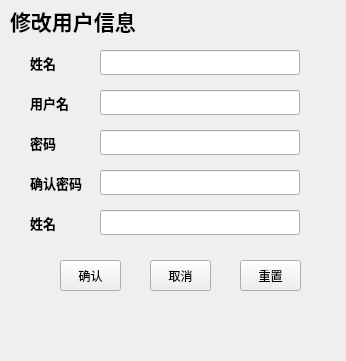
<?xml version="1.0" encoding="UTF-8"?>
<ui version="4.0">
 <class>Modify</class>
 <widget class="QWidget" name="Modify">
  <property name="geometry">
   <rect>
    <x>0</x>
    <y>0</y>
    <width>346</width>
    <height>361</height>
   </rect>
  </property>
  <property name="windowTitle">
   <string>Form</string>
  </property>
  <widget class="QLabel" name="label_6">
   <property name="geometry">
    <rect>
     <x>30</x>
     <y>210</y>
     <width>54</width>
     <height>25</height>
    </rect>
   </property>
   <property name="font">
    <font>
     <pointsize>10</pointsize>
     <weight>75</weight>
     <bold>true</bold>
    </font>
   </property>
   <property name="text">
    <string>姓名</string>
   </property>
  </widget>
  <widget class="QPushButton" name="pushButton_3">
   <property name="geometry">
    <rect>
     <x>240</x>
     <y>260</y>
     <width>61</width>
     <height>31</height>
    </rect>
   </property>
   <property name="text">
    <string>重置</string>
   </property>
  </widget>
  <widget class="QLabel" name="label_3">
   <property name="geometry">
    <rect>
     <x>30</x>
     <y>90</y>
     <width>54</width>
     <height>25</height>
    </rect>
   </property>
   <property name="font">
    <font>
     <pointsize>10</pointsize>
     <weight>75</weight>
     <bold>true</bold>
    </font>
   </property>
   <property name="text">
    <string>用户名</string>
   </property>
  </widget>
  <widget class="QLineEdit" name="lineEdit_5">
   <property name="geometry">
    <rect>
     <x>100</x>
     <y>210</y>
     <width>200</width>
     <height>25</height>
    </rect>
   </property>
  </widget>
  <widget class="QLineEdit" name="lineEdit_2">
   <property name="geometry">
    <rect>
     <x>100</x>
     <y>90</y>
     <width>200</width>
     <height>25</height>
    </rect>
   </property>
  </widget>
  <widget class="QPushButton" name="pushButton">
   <property name="geometry">
    <rect>
     <x>60</x>
     <y>260</y>
     <width>61</width>
     <height>31</height>
    </rect>
   </property>
   <property name="text">
    <string>确认</string>
   </property>
  </widget>
  <widget class="QLineEdit" name="lineEdit">
   <property name="geometry">
    <rect>
     <x>100</x>
     <y>50</y>
     <width>200</width>
     <height>25</height>
    </rect>
   </property>
  </widget>
  <widget class="QLabel" name="label_4">
   <property name="geometry">
    <rect>
     <x>30</x>
     <y>130</y>
     <width>54</width>
     <height>25</height>
    </rect>
   </property>
   <property name="font">
    <font>
     <pointsize>10</pointsize>
     <weight>75</weight>
     <bold>true</bold>
    </font>
   </property>
   <property name="text">
    <string>密码</string>
   </property>
  </widget>
  <widget class="QLineEdit" name="lineEdit_3">
   <property name="geometry">
    <rect>
     <x>100</x>
     <y>130</y>
     <width>200</width>
     <height>25</height>
    </rect>
   </property>
  </widget>
  <widget class="QLabel" name="label_5">
   <property name="geometry">
    <rect>
     <x>30</x>
     <y>170</y>
     <width>71</width>
     <height>25</height>
    </rect>
   </property>
   <property name="font">
    <font>
     <pointsize>10</pointsize>
     <weight>75</weight>
     <bold>true</bold>
    </font>
   </property>
   <property name="text">
    <string>确认密码</string>
   </property>
  </widget>
  <widget class="QLineEdit" name="lineEdit_4">
   <property name="geometry">
    <rect>
     <x>100</x>
     <y>170</y>
     <width>200</width>
     <height>25</height>
    </rect>
   </property>
  </widget>
  <widget class="QLabel" name="label">
   <property name="geometry">
    <rect>
     <x>10</x>
     <y>0</y>
     <width>151</width>
     <height>41</height>
    </rect>
   </property>
   <property name="font">
    <font>
     <pointsize>16</pointsize>
     <weight>75</weight>
     <bold>true</bold>
    </font>
   </property>
   <property name="text">
    <string>修改用户信息</string>
   </property>
  </widget>
  <widget class="QLabel" name="label_2">
   <property name="geometry">
    <rect>
     <x>30</x>
     <y>50</y>
     <width>54</width>
     <height>25</height>
    </rect>
   </property>
   <property name="font">
    <font>
     <pointsize>10</pointsize>
     <weight>75</weight>
     <bold>true</bold>
    </font>
   </property>
   <property name="text">
    <string>姓名</string>
   </property>
  </widget>
  <widget class="QPushButton" name="pushButton_2">
   <property name="geometry">
    <rect>
     <x>150</x>
     <y>260</y>
     <width>61</width>
     <height>31</height>
    </rect>
   </property>
   <property name="text">
    <string>取消</string>
   </property>
  </widget>
 </widget>
 <resources/>
 <connections/>
</ui>
